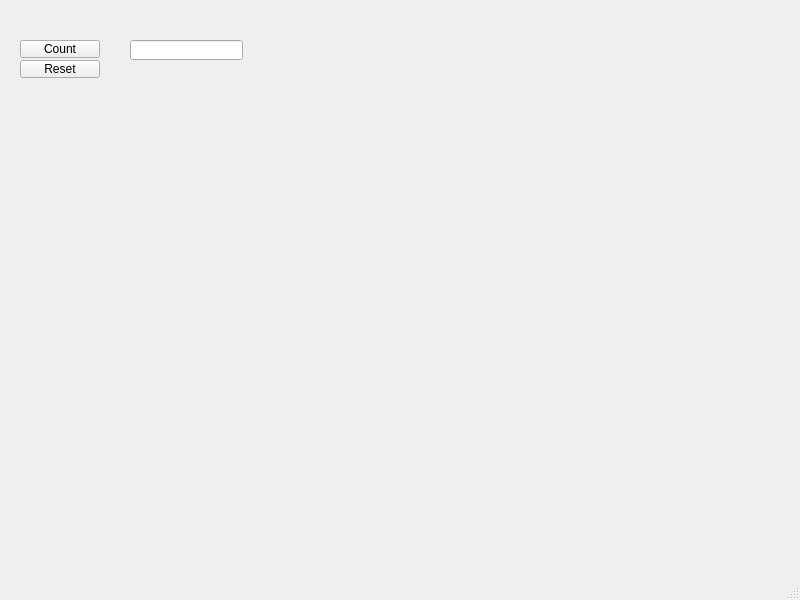
<?xml version="1.0" encoding="UTF-8"?>
<ui version="4.0">
 <class>MainWindow</class>
 <widget class="QMainWindow" name="MainWindow">
  <property name="geometry">
   <rect>
    <x>0</x>
    <y>0</y>
    <width>800</width>
    <height>600</height>
   </rect>
  </property>
  <property name="windowTitle">
   <string>MainWindow</string>
  </property>
  <widget class="QWidget" name="centralwidget">
   <widget class="QPushButton" name="lisaa">
    <property name="geometry">
     <rect>
      <x>20</x>
      <y>40</y>
      <width>80</width>
      <height>18</height>
     </rect>
    </property>
    <property name="text">
     <string>Count</string>
    </property>
   </widget>
   <widget class="QPushButton" name="vahenna">
    <property name="geometry">
     <rect>
      <x>20</x>
      <y>60</y>
      <width>80</width>
      <height>18</height>
     </rect>
    </property>
    <property name="text">
     <string>Reset</string>
    </property>
   </widget>
   <widget class="QLineEdit" name="lineEdit">
    <property name="geometry">
     <rect>
      <x>130</x>
      <y>40</y>
      <width>113</width>
      <height>20</height>
     </rect>
    </property>
   </widget>
  </widget>
  <widget class="QMenuBar" name="menubar">
   <property name="geometry">
    <rect>
     <x>0</x>
     <y>0</y>
     <width>800</width>
     <height>17</height>
    </rect>
   </property>
  </widget>
  <widget class="QStatusBar" name="statusbar"/>
 </widget>
 <resources/>
 <connections/>
</ui>
